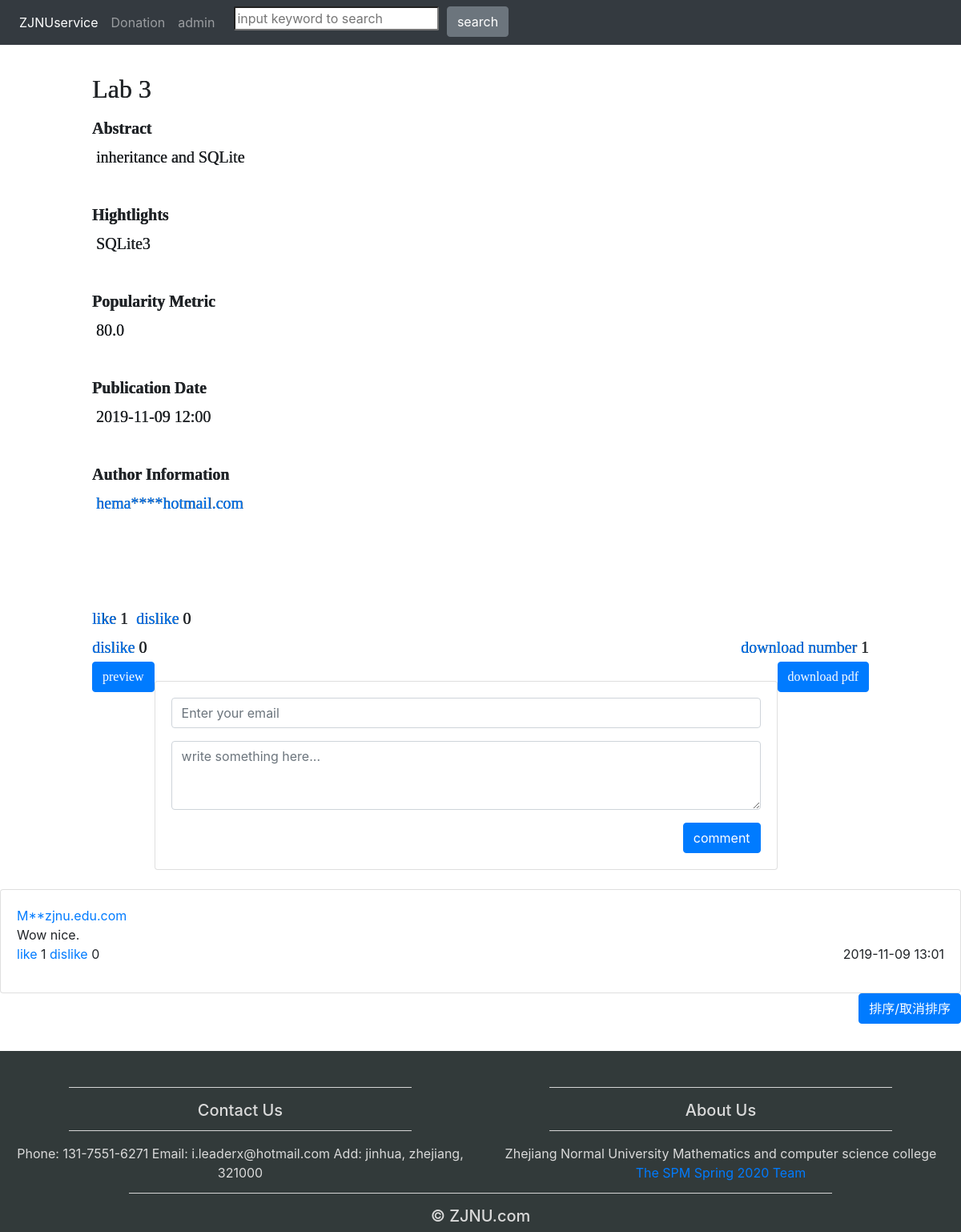
The app's page /article/1 with its own data.
### service.py (models this page shows)
class Article(db.Model):
    __tablename__ = 'articles'
    id = db.Column(db.Integer, primary_key=True)
    author_id = db.Column(db.Integer, db.ForeignKey('authors.id'))
    subject_id = db.Column(db.Integer, db.ForeignKey('subjects.id'))
    title = db.Column(db.Text)
    abstract = db.Column(db.Text)
    highlight = db.Column(db.Text)
    time = db.Column(db.DateTime)
    visit = db.Column(db.Integer)
    upvote = db.Column(db.Integer)
    downvote = db.Column(db.Integer)
    metric = db.Column(db.Float, default=0)
    fpath = db.Column(db.String)
    status = db.Column(db.Integer, default=1)
    downloadcount = db.Column(db.Integer)
    comments = db.relationship('Comment', backref='article', cascade='all,delete-orphan')

class Author(db.Model):
    __tablename__ = 'authors'
    id = db.Column(db.Integer, primary_key=True)
    mail = db.Column(db.String(50), unique=True)
    is_banned = db.Column(db.Boolean, default=False)
    articles = db.relationship('Article', backref='author')
    comments = db.relationship('Comment', backref='author')

class Comment(db.Model):
    __tablename__ = 'comments'
    id = db.Column(db.Integer, primary_key=True)
    author_id = db.Column(db.Integer, db.ForeignKey('authors.id'))
    article_id = db.Column(db.Integer, db.ForeignKey('articles.id'))
    body = db.Column(db.Text)
    upvote = db.Column(db.Integer)
    downvote = db.Column(db.Integer)
    time = db.Column(db.DateTime)

### service.py (the view)
@app.route('/article/<articleID>')
def get_article(articleID):
    article = Article.query.filter_by(id=articleID).first()
    ip = session.get('ip')
    if not Visitor.query.filter_by(ip=ip).first():
        article.visit += 1
        db.session.add(article)
    comments_tup = []
    comments = article.comments
    for n,i in enumerate(comments):
        comments_tup.append((n,i))
    return render_template('article.html', article=article, comments=comments_tup, Tool=Tool)

### service.py (called while the page is built, shortened)
@app.before_request
def before_request():
    ip = IP
    session['ip'] = ip
    visitor = Visitor.query.filter_by(ip=ip).first()
    if visitor is None:
        visitor = Visitor(ip=ip)
        db.session.add(visitor)
    else:
        if Visitor.query.filter_by(ip=ip).first().is_banned:
            print('you have beenn banned')
            return render_template('error.html', message='you have beenn banned')
        if request.path.startswith('/article'):
            article_id = Tool.find_path_last_id(request.path)
            visitor = Visitor.query.filter_by(ip=ip).first()
            visitvote = VisitVote.query.filter_by(visitor_id=visitor.id, article_id=article_id).first()

    @staticmethod
    def find_path_last_id(path):
        return path[path.rfind('/', 1) + 1:]

    @staticmethod
    def sensitive_words_filter(text):
        f = open(basedir + '/static/sensitive words/1.txt', 'r')
        result = ''
        flag = True
        for line in f:
            if line.strip() in text.split():
                flag = False
                result = text.replace(line.strip(), '**')
                text = result
        f.close()
        if flag:
            return text
        else:
            return result

    @staticmethod
    def email_display_filter(email):
        pre = email[:email.rfind('@')]
        display = pre[:len(pre) // 2]
        suf = email[email.rfind('@') + 1:]
        for i in range(len(pre[len(pre) // 2:])):
            display += '*'
        return display + suf

### templates/article.html (shortened to what this page needs)
{% extends "template.html" %}
{% block content %}
    <br>
    <h2 class="card-title">{{ article.title }}</h2>
    <p class="card-text bp">Abstract<br></p><p>&nbsp;{{ Tool.sensitive_words_filter(article.abstract) }}</p><br><br>
    <p class="card-text bp">Hightlights<br></p><p>&nbsp;{{ article.highlight }}</p><br><br>
    <p class="card-text bp">Popularity Metric<br></p><p>&nbsp;{{ article.metric }}</p><br><br>
    <p class="card-text bp">Publication Date<br></p><p>&nbsp;{{ article.time.strftime("%Y-%m-%d %H:%M") }}</p><br><br>
    <p class="card-text bp">Author Information<br></p>&nbsp;<a href="{{ url_for('author', author_id=article.author_id) }}">{{ Tool.email_display_filter(article.author.mail) }}</a><br><br>
            <br><br>
            <div>
                <p class="text-primary pp" onclick="like()">like</p>
                <p id="like">{{ article.upvote }}</p>&nbsp;
                <p class="text-primary pp" onclick="dislike()">dislike</p>
                <p id="dislike">{{ article.downvote }}</p>&nbsp;<br>
        <p class="text-primary pp" onclick="dislike()">dislike</p> <p id="dislike">{{ article.downvote }}</p>&nbsp;
        <div style="float:right"><p class="text-primary">download number </p> <p id="download_number">{{ article.downloadcount }}</p></div><br>
                <a href="{{ url_for('download_file', id=article.id, filename=article.fpath) }}">
                    <button class="btn btn-primary" style="float:right">download pdf</button>
                </a>
                <a href="{{ url_for('preview_file', filename=article.fpath) }}">
                    <button class="btn btn-primary" style="float:left">preview</button>
                </a>
            </div>
        </div>
    <br>
    <div class="card">
        <div class="card-body">
            <form method="post" action="{{ url_for('post_comment', articleID=article.id) }}" onsubmit="">
                <div class="form-group">
                    <input type="email" class="form-control" id="email" name="email" placeholder="Enter your email"
                           required="required">
                </div>
                <div class="form-group">
                    <textarea class="form-control" rows="3" name="body" placeholder="write something here..."
                              required="required"></textarea>
                </div>
                <button class="btn btn-primary" type="submit" style="float:right">comment</button>
            </form>
        </div>
    </div><br>
    <div class="comments">
        {% for comment in comments[::-1] %}
            <div class="card">
                <div class="card-body">
                    <p>
                        <a href="/author/{{ comment[1].author.id }}">{{ Tool.email_display_filter(comment[1].author.mail) }}</a>
                    </p><br>
                    <p>{{ Tool.sensitive_words_filter(comment[1].body) }}</p><br>
                    <p class="text-primary pp" onclick="clike({{ comment[1].id }})">like</p>
                    <p id='cl{{ comment[1].id }}' class="like">{{ comment[1].upvote }}</p>
                    <p class="text-primary pp" onclick="cdislike({{ comment[1].id }})">dislike</p>
                    <p id='cd{{ comment[1].id }}' class="dislike">{{ comment[1].downvote }}</p>
                    <p style="float:right" class="time">{{ comment[1].time.strftime("%Y-%m-%d %H:%M") }}</p>
                </div>
            </div>
        {% endfor %}
    </div>
    <button class="btn btn-primary" type="submit" style="float:right" onclick="sort()">排序/取消排序</button>
{% endblock %}

### records on screen
Article: title "Lab 3", sensitive_words_filter "inheritance and SQLite", highlight "SQLite3", metric "80.0", time "2019-11-09 12:00", upvote "1", downvote "0", downloadcount "1"
Author: email_display_filter "hema****hotmail.com"
Comment: sensitive_words_filter "Wow nice.", upvote "1", downvote "0", time "2019-11-09 13:01"
Author: email_display_filter "M**zjnu.edu.com"
